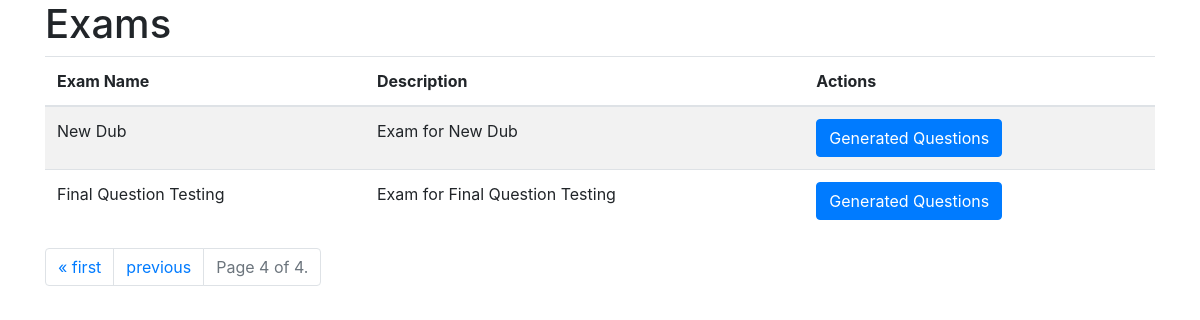
Page /exams/?page=4 on the earlier database version.
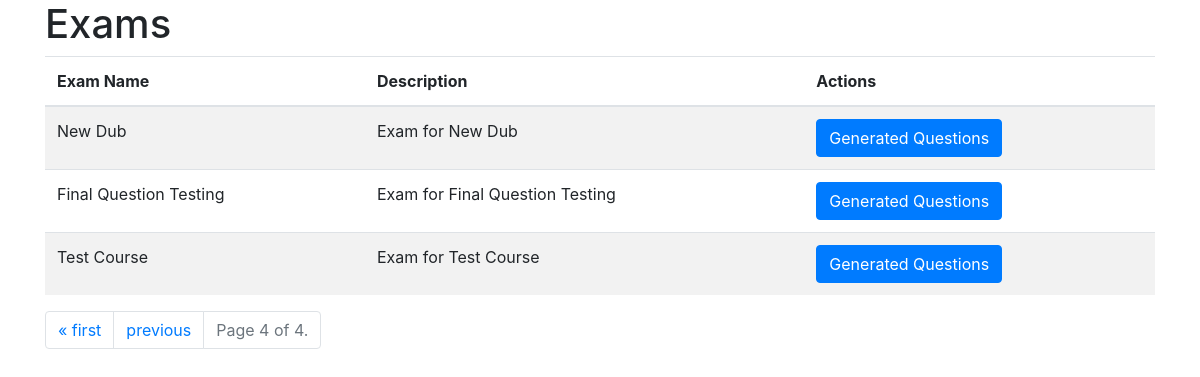
Same page on the later database version.
### core/models/exam.py (models this page shows, shortened)
class Exam(Timestamp):
    exam_name = models.CharField(max_length=255, blank=False, null=False)
    description = models.TextField(blank=False, null=False)

### core/views/exam.py (the view)
# urls.py: path('exams/', ExamListView.as_view(), name='exam'),
class ExamListView(ListView):
    model = Exam
    template_name = 'exam.html'
    context_object_name = 'exams'
    paginate_by = 10
    def get_queryset(self):
        queryset = super().get_queryset()
        return queryset.order_by('id')  # Modify the ordering as per your requirement
    def get_context_data(self, **kwargs):
        context = super().get_context_data(**kwargs)
        queryset = self.get_queryset()  # Get the complete queryset
        paginator = Paginator(queryset, self.paginate_by)
        page_number = self.request.GET.get('page')
        exams = paginator.get_page(page_number)
        context[self.context_object_name] = exams
        return context

### templates/exam.html (shortened to what this page needs)
<!DOCTYPE html>
<html>
<head>
    <link rel="stylesheet" href="https://maxcdn.bootstrapcdn.com/bootstrap/4.3.1/css/bootstrap.min.css">
</head>
<body>
    <div class="container">
        <h1>Exams</h1>
        <table class="table table-striped">
            <thead>
                <tr>
                    <th>Exam Name</th>
                    <th>Description</th>
                    <th>Actions</th>
                </tr>
            </thead>
            <tbody>
                {% for exam in exams %}
                <tr>
                    <td>{{ exam.exam_name }}</td>
                    <td>{{ exam.description }}</td>
                    <td>
                        <a href="{% url 'question_bank' %}?exam_id={{ exam.id }}" class="btn btn-primary">Generated Questions</a>
                    </td>
                </tr>
                {% endfor %}
            </tbody>
        </table>
        <div class="pagination">
            <ul class="pagination justify-content-center">
                {% if exams.has_previous %}
                    <li class="page-item">
                        <a class="page-link" href="?page=1">&laquo; first</a>
                    </li>
                    <li class="page-item">
                        <a class="page-link" href="?page={{ exams.previous_page_number }}">previous</a>
                    </li>
                {% endif %}
                <li class="page-item disabled">
                    <span class="page-link">
                        Page {{ exams.number }} of {{ exams.paginator.num_pages }}.
                    </span>
                </li>
            </ul>
        </div>
    </div>
</body>
</html>

Differences in the rows shown:
added Exam: exam_name "Test Course", description "Exam for Test Course"
